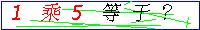
#> input picture xzscredit/validatecode/tianjin/1x5.jpg, 200 x 30 px, found by its file name
$ python base_1.py   (Python 2 division)   (older library calls are emulated)
#> lines starting #> are read from the running program, lines starting #| are printed output that depends on the picture; after the words box and inside, x2 and y2 are one past the last pixel; in counts of white or black regions, pixels touching at a corner belong together
# coding:utf-8
from PIL import Image
import pytesseract

threshold = 100
table = []
for i in range(256):
    if i < threshold:
        table.append(0)
    else:
        table.append(1)

# 打开图片
image = Image.open("1x5.jpg")
#> image is the input picture: PIL image 200x30 RGB; mean R, G, B 203.7, 213.6, 208.3

# 打印图片信息
print image.size
#| (200, 30)
# 转换为灰度图
image = image.convert('L')
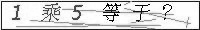
#> image: PIL image 200x30 L; min 0, max 255, mean 210

# 二值化
image = image.point(table, '1')
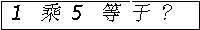
#> image: PIL image 200x30 1; 86% white; black in thin lines or dots

# 图片分割
region = (5, 2,25, 22)
p1 = image.crop(region)
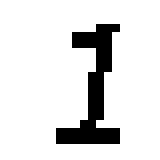
#> p1: PIL image 20x20 1 (shown 8 times larger); 87.8% white; black in thin lines or dots, all inside (x1, y1, x2, y2) = (7, 3, 15, 18)
# p1 = p1.rotate(45)
p1 = p1.resize((100, 100), Image.ANTIALIAS)
#> p1: PIL image 100x100 1; 87.8% white; 1 black region, box (x1, y1, x2, y2) and area: (35, 15, 75, 90) 1225
print p1.size
#| (100, 100)
#> (the run stopped early here; a loop or call above may not have finished)

$ run again, with xzscredit/validatecode/tianjin/2x2.jpg copied over xzscredit/validatecode/tianjin/1x5.jpg
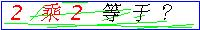
#> input picture xzscredit/validatecode/tianjin/2x2.jpg, 200 x 30 px, found by its file name
#> image is the input picture: PIL image 200x30 RGB; mean R, G, B 202.1, 213.2, 207
#| (200, 30)
#> `image = image.point(table, '1')`:
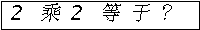
#> image: PIL image 200x30 1; 85.9% white; black in thin lines or dots
#> `p1 = image.crop(region)`:
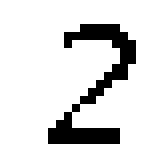
#> p1: PIL image 20x20 1 (shown 8 times larger); 86.5% white; black in thin lines or dots, all inside (x1, y1, x2, y2) = (6, 3, 17, 18)
#| (100, 100)

$ run again, with xzscredit/validatecode/tianjin/2x3.jpg copied over xzscredit/validatecode/tianjin/1x5.jpg
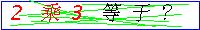
#> input picture xzscredit/validatecode/tianjin/2x3.jpg, 200 x 30 px, found by its file name
#> image is the input picture: PIL image 200x30 RGB; mean R, G, B 192.7, 211.4, 195.9
#| (200, 30)
#> `image = image.point(table, '1')`:
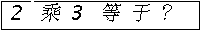
#> image: PIL image 200x30 1; 85.9% white; black in thin lines or dots
#> `p1 = image.crop(region)`:
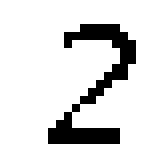
#> p1: PIL image 20x20 1 (shown 8 times larger); 86.5% white; black in thin lines or dots, all inside (x1, y1, x2, y2) = (6, 3, 17, 18)
#| (100, 100)

$ run again, with xzscredit/validatecode/tianjin/2x7.jpg copied over xzscredit/validatecode/tianjin/1x5.jpg
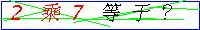
#> input picture xzscredit/validatecode/tianjin/2x7.jpg, 200 x 30 px, found by its file name
#> image is the input picture: PIL image 200x30 RGB; mean R, G, B 203.5, 214.6, 207.6
#| (200, 30)
#> `image = image.point(table, '1')`:
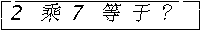
#> image: PIL image 200x30 1; 86.3% white; black in thin lines or dots
#> `p1 = image.crop(region)`:
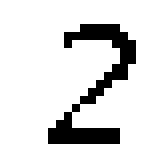
#> p1: PIL image 20x20 1 (shown 8 times larger); 86.5% white; black in thin lines or dots, all inside (x1, y1, x2, y2) = (6, 3, 17, 18)
#| (100, 100)
